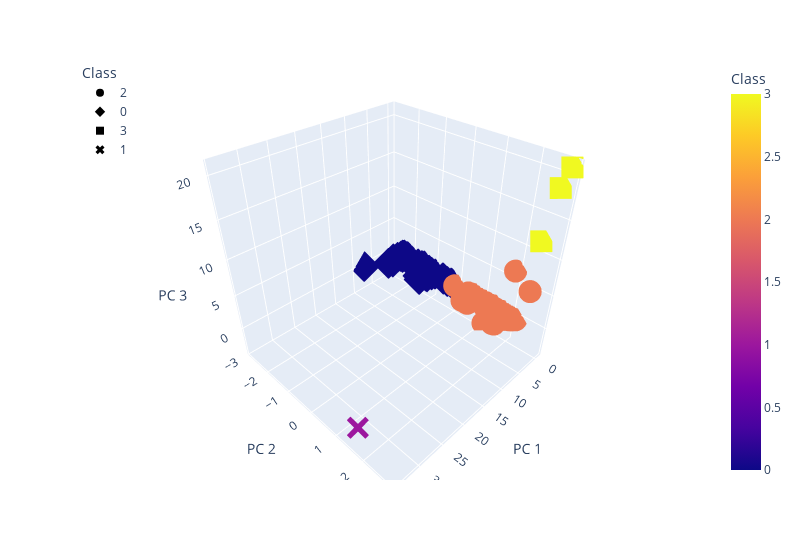

Source (notebook cell):
### Markdown cell above
### Deliverable 4: Visualizing Cryptocurrencies Results

#### 3D-Scatter with Clusters

### Code cell
# Creating a 3D-Scatter with the PCA data and the clusters
fig = px.scatter_3d(
    clustered_df,
    x="PC 1",
    y="PC 2",
    z="PC 3",
    color='Class',
    symbol='Class',
    hover_name='CoinName',
    hover_data=['Algorithm'],
    width=800
)
fig.update_layout(legend=dict(x=0, y=1))
fig.show()

### Figure 1 — Plotly figure (JSON) as saved in the notebook; plotly's stock layout.template omitted (floating-point values rounded to 4 significant figures; data arrays with more than 128 entries replaced by an {"elided": "..."} marker saying what was removed)
{"data": [{"customdata": {"elided": "288x1 str values"}, "hovertemplate": "<b>%{hovertext}</b><br><br>Class=%{marker.color}<br>PC 1=%{x}<br>PC 2=%{y}<br>PC 3=%{z}<br>Algorithm=%{customdata[0]}<extra></extra>", "hovertext": {"elided": "288 str values"}, "legendgroup": "2", "marker": {"color": {"elided": "288 int values"}, "coloraxis": "coloraxis", "symbol": "circle"}, "mode": "markers", "name": "2", "scene": "scene", "showlegend": true, "type": "scatter3d", "x": {"elided": "288 float values"}, "y": {"elided": "288 float values"}, "z": {"elided": "288 float values"}}, {"customdata": {"elided": "240x1 str values"}, "hovertemplate": "<b>%{hovertext}</b><br><br>Class=%{marker.color}<br>PC 1=%{x}<br>PC 2=%{y}<br>PC 3=%{z}<br>Algorithm=%{customdata[0]}<extra></extra>", "hovertext": {"elided": "240 str values"}, "legendgroup": "0", "marker": {"color": {"elided": "240 int values"}, "coloraxis": "coloraxis", "symbol": "diamond"}, "mode": "markers", "name": "0", "scene": "scene", "showlegend": true, "type": "scatter3d", "x": {"elided": "240 float values"}, "y": {"elided": "240 float values"}, "z": {"elided": "240 float values"}}, {"customdata": [["SHA-256 + Hive"], ["Proof-of-Authority"], ["Leased POS"]], "hovertemplate": "<b>%{hovertext}</b><br><br>Class=%{marker.color}<br>PC 1=%{x}<br>PC 2=%{y}<br>PC 3=%{z}<br>Algorithm=%{customdata[0]}<extra></extra>", "hovertext": ["LitecoinCash", "Poa Network", "Waves"], "legendgroup": "3", "marker": {"color": [3, 3, 3], "coloraxis": "coloraxis", "symbol": "square"}, "mode": "markers", "name": "3", "scene": "scene", "showlegend": true, "type": "scatter3d", "x": [-0.3337, -0.35, -0.4133], "y": [2.7, 2.478, 2.868], "z": [18.5, 11.76, 20.92]}, {"customdata": [["TRC10"]], "hovertemplate": "<b>%{hovertext}</b><br><br>Class=%{marker.color}<br>PC 1=%{x}<br>PC 2=%{y}<br>PC 3=%{z}<br>Algorithm=%{customdata[0]}<extra></extra>", "hovertext": ["BitTorrent"], "legendgroup": "1", "marker": {"color": [1], "coloraxis": "coloraxis", "symbol": "x"}, "mode": "markers", "name": "1", "scene": "scene", "showlegend": true, "type": "scatter3d", "x": [34.1], "y": [1.671], "z": [-0.9566]}], "layout": {"coloraxis": {"colorbar": {"title": {"text": "Class"}}, "colorscale": [[0, "#0d0887"], [0.1111, "#46039f"], [0.2222, "#7201a8"], [0.3333, "#9c179e"], [0.4444, "#bd3786"], [0.5556, "#d8576b"], [0.6667, "#ed7953"], [0.7778, "#fb9f3a"], [0.8889, "#fdca26"], [1, "#f0f921"]]}, "legend": {"title": {"text": "Class"}, "tracegroupgap": 0, "x": 0, "y": 1}, "margin": {"t": 60}, "scene": {"domain": {"x": [0, 1], "y": [0, 1]}, "xaxis": {"title": {"text": "PC 1"}}, "yaxis": {"title": {"text": "PC 2"}}, "zaxis": {"title": {"text": "PC 3"}}}, "width": 800}}
